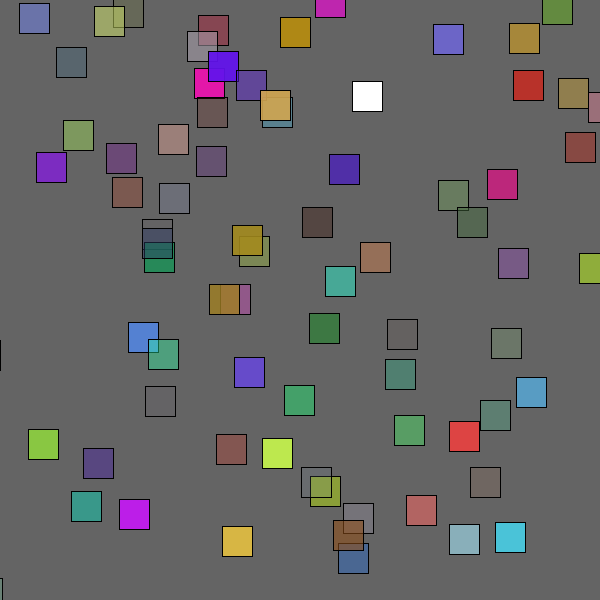
Frame 1 (no input)
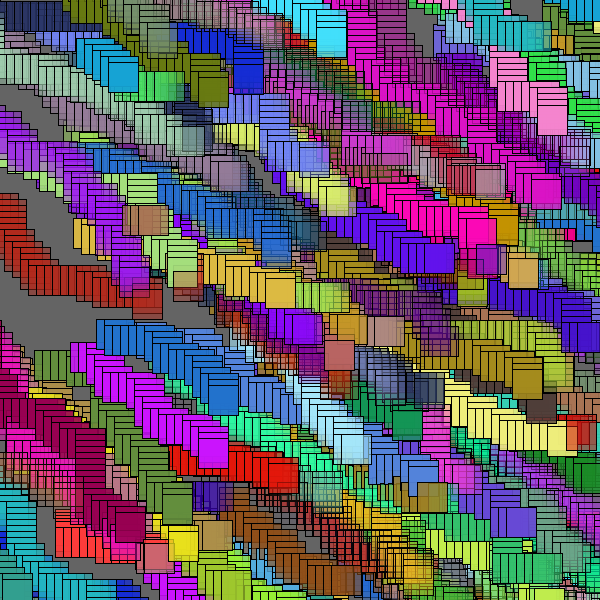
Frame 60 (the mouse pressed at the canvas centre just before this capture)
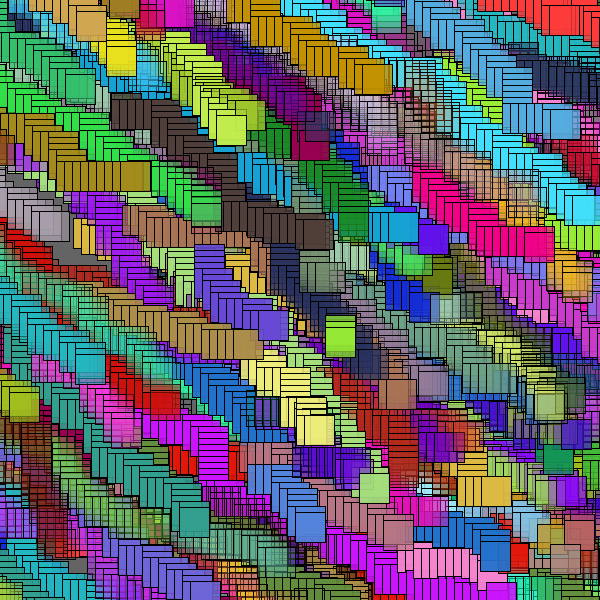
Frame 120 (the mouse held since frame 60 and released just before this capture)

The Processing sketch that drew these frames (run headless with seeded random() and noise(); from frame 60 on, the mouse is pressed at the canvas centre):

// Processing sketch: Week_10_Homework
// ── Week_10_Homework.pde
////I tried implementing speed and boundarys like how we did for bounceball but the ellipses still wouldn't move 

//int COLS_NUM = 30;    //# of columns
//int ROWS_NUM = 30;    //3 of rows

//float[][] posx = new float[COLS_NUM][ROWS_NUM];
//float[][] posy = new float[COLS_NUM][ROWS_NUM];

////float space;

//void setup() 
//{
//  size(600, 600);

//  float xStepAmount = (width-200)/(posx.length - 1);        //amt = (600-200)/(30-1) = 400/29    posx.length = cols_num
//  float yStepAmount = (height-200)/(posx[0].length - 1);    //amt = (600-200)/(30-1) = 400/29    posx[0].length = rows_num
  
//  for (int i = 0; i < posx.length; i++)
//  {
//    for (int j = 0; j < posx[0].length; j++) 
//    {
//      posx[i][j] = 100 + i * xStepAmount;      //grid (x values)
//      posy[i][j] = 100 + j * yStepAmount;      //grid (y values)
//    }
//  }
  
//  //space = random(1,5);
//  strokeWeight(5);
//  stroke(255);
//}

//void draw() 
//{
//  background(5);

//  //Color 
//  for (int i = 0; i < posx.length; i++)   //Tried doing i += space and j += space but it only changed the spacing when pressing play
//  {
//    for (int j = 0; j < posx[0].length; j++) 
//    {
//      //map(value, start1, stop1, start2, stop2);  
//      float r = map(i,0,posx.length,0,255);    //value i from 0, posx.length, and change that to 0, 255
//      float g = map(j,0,posx[0].length,0,255);    //value j from 0, posx.length, and change that to 0, 255
      
//      float dist = (dist(mouseX, mouseY, posx[i][j], posy[i][j]));
//      float b = map(dist, 0, 100, 0, 255);
//      stroke(r,g,b);
//      point(posx[i][j], posy[i][j]);    //Drawing poins based on coordinates
//      posx[i][j] += random(-1.5, 1.5);
//      posy[i][j] += random(-1.5, 1.5);
//    }
//  }
//}
//-------------------------------------------------------------------
int num = 100;
float[] xPositions = new float[num];    //Array size for xPositions = 50
float[] yPositions = new float[num];    //Array size for yPositions = 50
color[] colors = new color[num];

void setup() 
{
  size(600, 600);
  background(100);
  for (int i = 0; i < xPositions.length; i++)     //i++ if less then array length
  {
    xPositions[i] = random(-100, width);
    yPositions[i] = random(-100, height);
    colors[i] = color(random(0, 255), random(0, 255), random(0, 255), random(0, 255));
  }
}

void draw()
{ 
  for(int i = 0; i < xPositions.length; i++)
  {
    rect(xPositions[i], yPositions[i], 30, 30);
    fill(colors[i]);
   
    float rand = random(-1, 1);
    
    if(rand >= 0)
    {
      xPositions[i] += 8;
    }
    else
    {
      yPositions[i] += 6;
    }
    
    if(xPositions[i] > width || yPositions[i] > height)
    {
      xPositions[i] = random(-100, width);
      yPositions[i] = random(-100, height);
    }
  }
}
